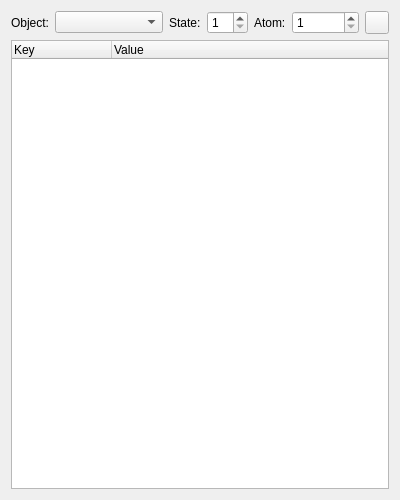
<?xml version="1.0" encoding="UTF-8"?>
<ui version="4.0">
 <class>Form</class>
 <widget class="QWidget" name="Form">
  <property name="geometry">
   <rect>
    <x>0</x>
    <y>0</y>
    <width>400</width>
    <height>500</height>
   </rect>
  </property>
  <property name="windowTitle">
   <string>Properties Inspector</string>
  </property>
  <layout class="QVBoxLayout">
   <item>
    <layout class="QHBoxLayout">
     <item>
      <widget class="QLabel" name="label">
       <property name="text">
        <string>Object:</string>
       </property>
      </widget>
     </item>
     <item>
      <widget class="QComboBox" name="input_model">
       <property name="sizePolicy">
        <sizepolicy hsizetype="Preferred" vsizetype="Fixed">
         <horstretch>1</horstretch>
         <verstretch>0</verstretch>
        </sizepolicy>
       </property>
      </widget>
     </item>
     <item>
      <widget class="QLabel" name="label_2">
       <property name="text">
        <string>State:</string>
       </property>
      </widget>
     </item>
     <item>
      <widget class="QSpinBox" name="input_state">
       <property name="minimum">
        <number>1</number>
       </property>
      </widget>
     </item>
     <item>
      <widget class="QLabel" name="label_3">
       <property name="text">
        <string>Atom:</string>
       </property>
      </widget>
     </item>
     <item>
      <widget class="QSpinBox" name="input_index">
       <property name="minimum">
        <number>1</number>
       </property>
       <property name="maximum">
        <number>999999</number>
       </property>
      </widget>
     </item>
     <item>
      <widget class="QToolButton" name="button_refresh">
       <property name="toolTip">
        <string>Refresh</string>
       </property>
       <property name="text">
        <string/>
       </property>
      </widget>
     </item>
    </layout>
   </item>
   <item>
    <widget class="QTreeWidget" name="treeWidget">
     <property name="alternatingRowColors">
      <bool>true</bool>
     </property>
     <column>
      <property name="text">
       <string>Key</string>
      </property>
     </column>
     <column>
      <property name="text">
       <string>Value</string>
      </property>
     </column>
    </widget>
   </item>
  </layout>
 </widget>
 <resources/>
 <connections/>
</ui>
